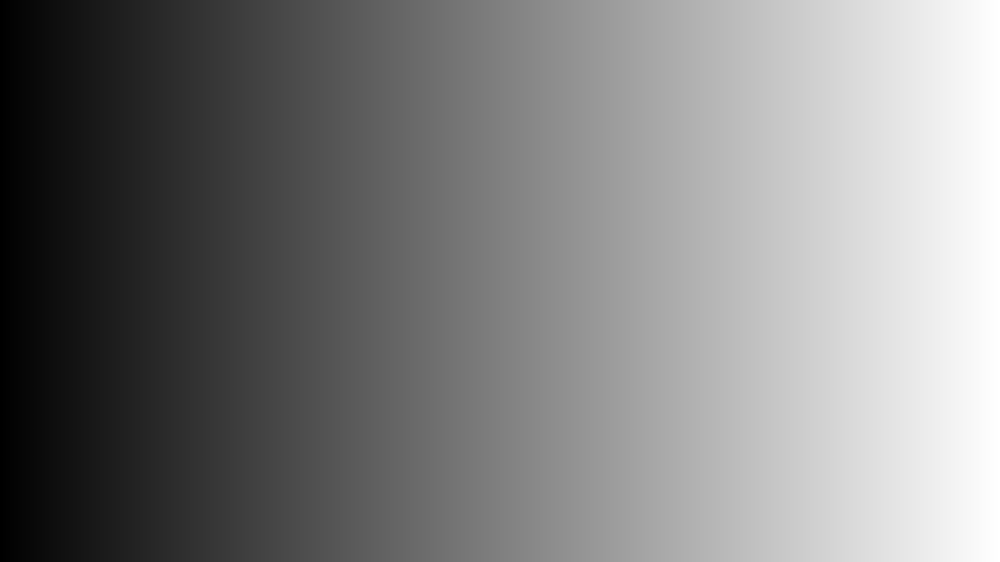
#> input picture gradient.png, 1000 x 562 px, shrunk from 1920 x 1080 before the run
$ python task1.py
#> lines starting #> are read from the running program, lines starting #| are printed output that depends on the picture; after the words box and inside, x2 and y2 are one past the last pixel; in counts of white or black regions, pixels touching at a corner belong together
import numpy as np
import cv2

my_image = cv2.imread("gradient.png", 0)
#> my_image is the input picture: shape (562, 1000); min 0, max 255, mean 127.4
cv2.imshow("Original", my_image)
cv2.waitKey()

h, w = my_image.shape[:2]
#> h = 562; w = 1000
out_image1 = np.zeros((h, w), dtype=np.uint8)
out_image2 = np.zeros((h, w), dtype=np.uint8)
out_image3 = np.zeros((h, w), dtype=np.uint8)

for i in range(h):
    for j in range(w):
        p = my_image[i, j]

        if p <= 15:
            out_image1[i, j] = 0
        elif 15 < p <= 31:
            out_image1[i, j] = 1
        elif 31 < p <= 47:
            out_image1[i, j] = 2
        elif 47 < p <= 63:
            out_image1[i, j] = 3
        elif 63 < p <= 79:
            out_image1[i, j] = 4
        elif 79 < p <= 95:
            out_image1[i, j] = 5
        elif 95 < p <= 111:
            out_image1[i, j] = 6
        elif 111 < p <= 127:
            out_image1[i, j] = 7
        elif 127 < p <= 143:
            out_image1[i, j] = 8
        elif 143 < p <= 159:
            out_image1[i, j] = 9
        elif 159 < p <= 175:
            out_image1[i, j] = 10
        elif 175 < p <= 191:
            out_image1[i, j] = 11
        elif 191 < p <= 207:
            out_image1[i, j] = 12
        elif 207 < p <= 223:
            out_image1[i, j] = 13
        elif 223 < p <= 239:
            out_image1[i, j] = 14
        elif 239 < p <= 255:
            out_image1[i, j] = 15


# 4 level
for i in range(h):
    for j in range(w):
        p = my_image[i, j]

        if p <= 63:
            out_image2[i, j] = 0
        elif 63 < p <= 127:
            out_image2[i, j] = 1
        elif 127 < p <= 191:
            out_image2[i, j] = 2
        elif 191 < p <= 255:
            out_image2[i, j] = 3
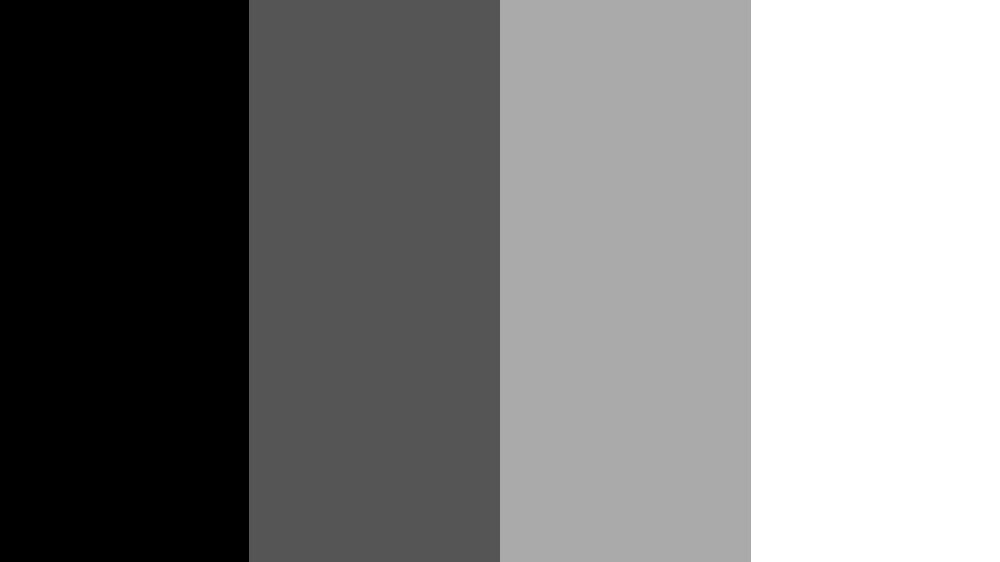
#> out_image2: shape (562, 1000); min 0, max 3, mean 1.5; drawn with min black and max white


# 1 level
for i in range(h):
    for j in range(w):
        p = my_image[i, j]

        if p <= 127:
            out_image3[i, j] = 0
        elif 127 < p <= 255:
            out_image3[i, j] = 1
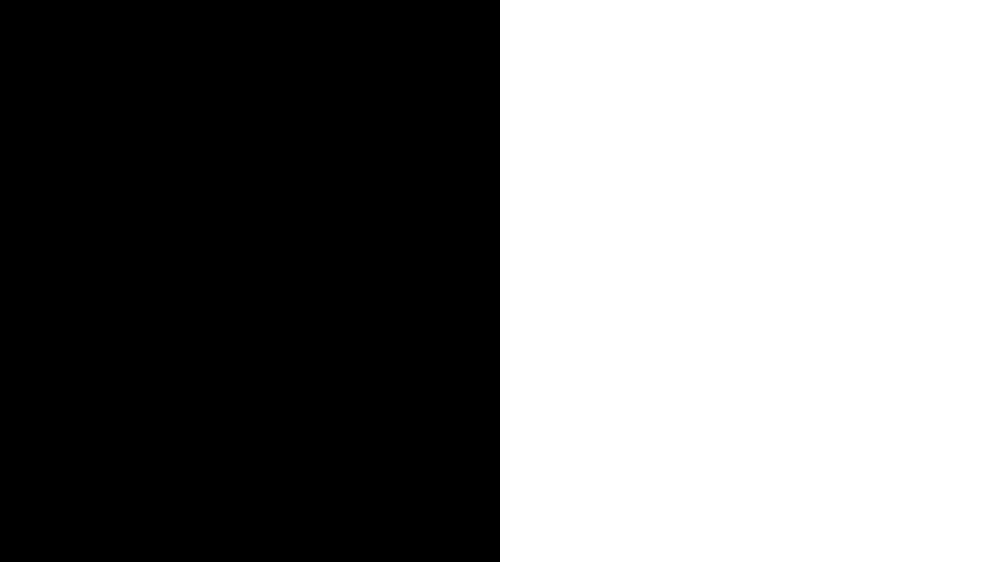
#> out_image3: shape (562, 1000); values 0 (black) and 1 (white), 50% white; 1 white region, box (x1, y1, x2, y2) and area: (500, 0, 1000, 562) 281000


cv2.imshow("16 Levels", out_image1*16)
cv2.waitKey()


cv2.imshow("4 Levels", out_image2*64)
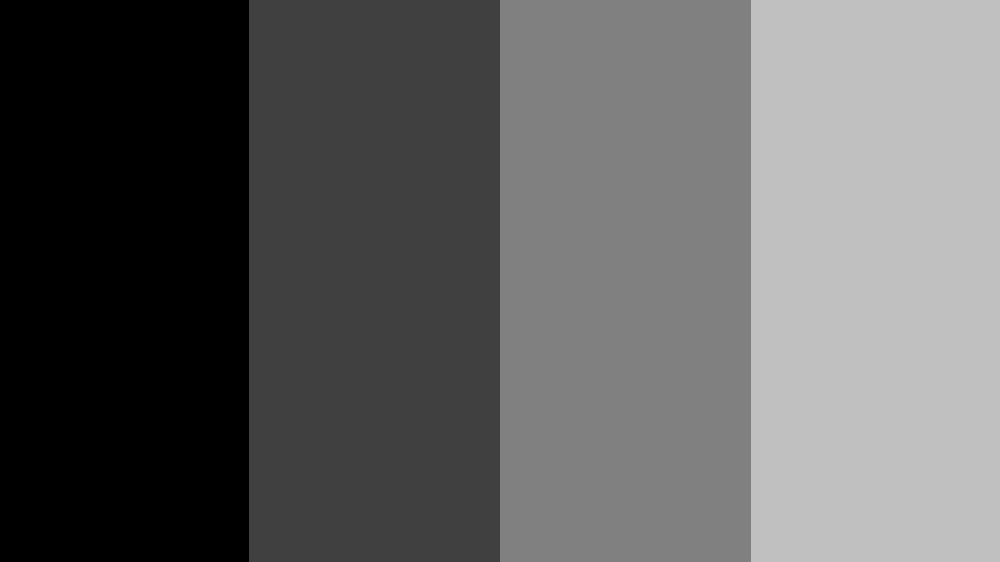
#> window '4 Levels': shape (562, 1000); min 0, max 192, mean 96
cv2.waitKey()

cv2.imshow("1 Levels", out_image3*128)
cv2.waitKey()
cv2.destroyAllWindows()
